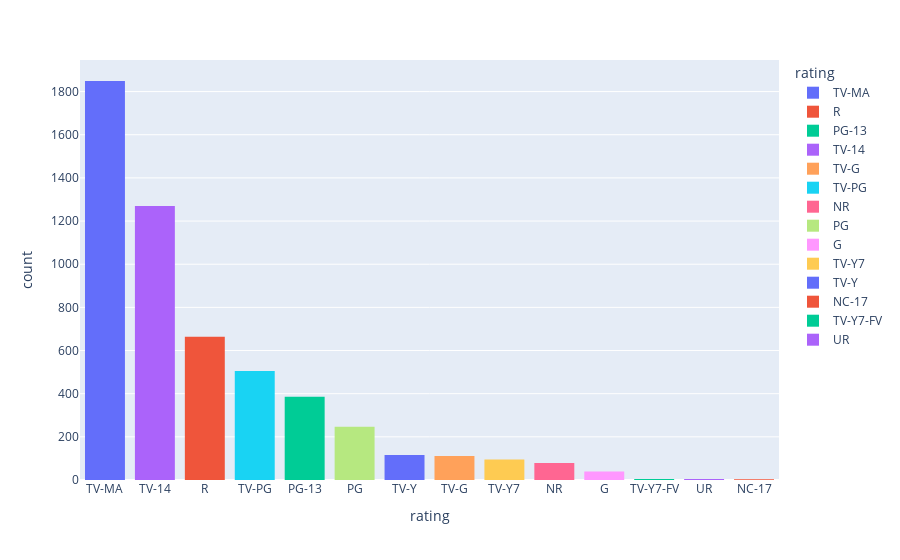

Notebook cell for this chart:
### Code cell
#sort by descending order, top ratings for movies
px.histogram(moviess, x= 'rating', color = 'rating').update_xaxes(categoryorder = 'total descending')

### Figure 1 — Plotly figure (JSON) as saved in the notebook; plotly's stock layout.template omitted (floating-point values rounded to 4 significant figures; data arrays with more than 128 entries replaced by an {"elided": "..."} marker saying what was removed)
{"data": [{"alignmentgroup": "True", "bingroup": "x", "hovertemplate": "rating=%{x}<br>count=%{y}<extra></extra>", "legendgroup": "TV-MA", "marker": {"color": "#636efa", "pattern": {"shape": ""}}, "name": "TV-MA", "offsetgroup": "TV-MA", "orientation": "v", "showlegend": true, "type": "histogram", "x": {"elided": "1849 str values"}, "xaxis": "x", "yaxis": "y"}, {"alignmentgroup": "True", "bingroup": "x", "hovertemplate": "rating=%{x}<br>count=%{y}<extra></extra>", "legendgroup": "R", "marker": {"color": "#EF553B", "pattern": {"shape": ""}}, "name": "R", "offsetgroup": "R", "orientation": "v", "showlegend": true, "type": "histogram", "x": {"elided": "664 str values"}, "xaxis": "x", "yaxis": "y"}, {"alignmentgroup": "True", "bingroup": "x", "hovertemplate": "rating=%{x}<br>count=%{y}<extra></extra>", "legendgroup": "PG-13", "marker": {"color": "#00cc96", "pattern": {"shape": ""}}, "name": "PG-13", "offsetgroup": "PG-13", "orientation": "v", "showlegend": true, "type": "histogram", "x": {"elided": "386 str values"}, "xaxis": "x", "yaxis": "y"}, {"alignmentgroup": "True", "bingroup": "x", "hovertemplate": "rating=%{x}<br>count=%{y}<extra></extra>", "legendgroup": "TV-14", "marker": {"color": "#ab63fa", "pattern": {"shape": ""}}, "name": "TV-14", "offsetgroup": "TV-14", "orientation": "v", "showlegend": true, "type": "histogram", "x": {"elided": "1270 str values"}, "xaxis": "x", "yaxis": "y"}, {"alignmentgroup": "True", "bingroup": "x", "hovertemplate": "rating=%{x}<br>count=%{y}<extra></extra>", "legendgroup": "TV-G", "marker": {"color": "#FFA15A", "pattern": {"shape": ""}}, "name": "TV-G", "offsetgroup": "TV-G", "orientation": "v", "showlegend": true, "type": "histogram", "x": ["TV-G", "TV-G", "TV-G", "TV-G", "TV-G", "TV-G", "TV-G", "TV-G", "TV-G", "TV-G", "TV-G", "TV-G", "TV-G", "TV-G", "TV-G", "TV-G", "TV-G", "TV-G", "TV-G", "TV-G", "TV-G", "TV-G", "TV-G", "TV-G", "TV-G", "TV-G", "TV-G", "TV-G", "TV-G", "TV-G", "TV-G", "TV-G", "TV-G", "TV-G", "TV-G", "TV-G", "TV-G", "TV-G", "TV-G", "TV-G", "TV-G", "TV-G", "TV-G", "TV-G", "TV-G", "TV-G", "TV-G", "TV-G", "TV-G", "TV-G", "TV-G", "TV-G", "TV-G", "TV-G", "TV-G", "TV-G", "TV-G", "TV-G", "TV-G", "TV-G", "TV-G", "TV-G", "TV-G", "TV-G", "TV-G", "TV-G", "TV-G", "TV-G", "TV-G", "TV-G", "TV-G", "TV-G", "TV-G", "TV-G", "TV-G", "TV-G", "TV-G", "TV-G", "TV-G", "TV-G", "TV-G", "TV-G", "TV-G", "TV-G", "TV-G", "TV-G", "TV-G", "TV-G", "TV-G", "TV-G", "TV-G", "TV-G", "TV-G", "TV-G", "TV-G", "TV-G", "TV-G", "TV-G", "TV-G", "TV-G", "TV-G", "TV-G", "TV-G", "TV-G", "TV-G", "TV-G", "TV-G", "TV-G", "TV-G", "TV-G", "TV-G"], "xaxis": "x", "yaxis": "y"}, {"alignmentgroup": "True", "bingroup": "x", "hovertemplate": "rating=%{x}<br>count=%{y}<extra></extra>", "legendgroup": "TV-PG", "marker": {"color": "#19d3f3", "pattern": {"shape": ""}}, "name": "TV-PG", "offsetgroup": "TV-PG", "orientation": "v", "showlegend": true, "type": "histogram", "x": {"elided": "505 str values"}, "xaxis": "x", "yaxis": "y"}, {"alignmentgroup": "True", "bingroup": "x", "hovertemplate": "rating=%{x}<br>count=%{y}<extra></extra>", "legendgroup": "NR", "marker": {"color": "#FF6692", "pattern": {"shape": ""}}, "name": "NR", "offsetgroup": "NR", "orientation": "v", "showlegend": true, "type": "histogram", "x": ["NR", "NR", "NR", "NR", "NR", "NR", "NR", "NR", "NR", "NR", "NR", "NR", "NR", "NR", "NR", "NR", "NR", "NR", "NR", "NR", "NR", "NR", "NR", "NR", "NR", "NR", "NR", "NR", "NR", "NR", "NR", "NR", "NR", "NR", "NR", "NR", "NR", "NR", "NR", "NR", "NR", "NR", "NR", "NR", "NR", "NR", "NR", "NR", "NR", "NR", "NR", "NR", "NR", "NR", "NR", "NR", "NR", "NR", "NR", "NR", "NR", "NR", "NR", "NR", "NR", "NR", "NR", "NR", "NR", "NR", "NR", "NR", "NR", "NR", "NR", "NR", "NR", "NR", "NR"], "xaxis": "x", "yaxis": "y"}, {"alignmentgroup": "True", "bingroup": "x", "hovertemplate": "rating=%{x}<br>count=%{y}<extra></extra>", "legendgroup": "PG", "marker": {"color": "#B6E880", "pattern": {"shape": ""}}, "name": "PG", "offsetgroup": "PG", "orientation": "v", "showlegend": true, "type": "histogram", "x": {"elided": "247 str values"}, "xaxis": "x", "yaxis": "y"}, {"alignmentgroup": "True", "bingroup": "x", "hovertemplate": "rating=%{x}<br>count=%{y}<extra></extra>", "legendgroup": "G", "marker": {"color": "#FF97FF", "pattern": {"shape": ""}}, "name": "G", "offsetgroup": "G", "orientation": "v", "showlegend": true, "type": "histogram", "x": ["G", "G", "G", "G", "G", "G", "G", "G", "G", "G", "G", "G", "G", "G", "G", "G", "G", "G", "G", "G", "G", "G", "G", "G", "G", "G", "G", "G", "G", "G", "G", "G", "G", "G", "G", "G", "G", "G", "G"], "xaxis": "x", "yaxis": "y"}, {"alignmentgroup": "True", "bingroup": "x", "hovertemplate": "rating=%{x}<br>count=%{y}<extra></extra>", "legendgroup": "TV-Y7", "marker": {"color": "#FECB52", "pattern": {"shape": ""}}, "name": "TV-Y7", "offsetgroup": "TV-Y7", "orientation": "v", "showlegend": true, "type": "histogram", "x": ["TV-Y7", "TV-Y7", "TV-Y7", "TV-Y7", "TV-Y7", "TV-Y7", "TV-Y7", "TV-Y7", "TV-Y7", "TV-Y7", "TV-Y7", "TV-Y7", "TV-Y7", "TV-Y7", "TV-Y7", "TV-Y7", "TV-Y7", "TV-Y7", "TV-Y7", "TV-Y7", "TV-Y7", "TV-Y7", "TV-Y7", "TV-Y7", "TV-Y7", "TV-Y7", "TV-Y7", "TV-Y7", "TV-Y7", "TV-Y7", "TV-Y7", "TV-Y7", "TV-Y7", "TV-Y7", "TV-Y7", "TV-Y7", "TV-Y7", "TV-Y7", "TV-Y7", "TV-Y7", "TV-Y7", "TV-Y7", "TV-Y7", "TV-Y7", "TV-Y7", "TV-Y7", "TV-Y7", "TV-Y7", "TV-Y7", "TV-Y7", "TV-Y7", "TV-Y7", "TV-Y7", "TV-Y7", "TV-Y7", "TV-Y7", "TV-Y7", "TV-Y7", "TV-Y7", "TV-Y7", "TV-Y7", "TV-Y7", "TV-Y7", "TV-Y7", "TV-Y7", "TV-Y7", "TV-Y7", "TV-Y7", "TV-Y7", "TV-Y7", "TV-Y7", "TV-Y7", "TV-Y7", "TV-Y7", "TV-Y7", "TV-Y7", "TV-Y7", "TV-Y7", "TV-Y7", "TV-Y7", "TV-Y7", "TV-Y7", "TV-Y7", "TV-Y7", "TV-Y7", "TV-Y7", "TV-Y7", "TV-Y7", "TV-Y7", "TV-Y7", "TV-Y7", "TV-Y7", "TV-Y7", "TV-Y7", "TV-Y7"], "xaxis": "x", "yaxis": "y"}, {"alignmentgroup": "True", "bingroup": "x", "hovertemplate": "rating=%{x}<br>count=%{y}<extra></extra>", "legendgroup": "TV-Y", "marker": {"color": "#636efa", "pattern": {"shape": ""}}, "name": "TV-Y", "offsetgroup": "TV-Y", "orientation": "v", "showlegend": true, "type": "histogram", "x": ["TV-Y", "TV-Y", "TV-Y", "TV-Y", "TV-Y", "TV-Y", "TV-Y", "TV-Y", "TV-Y", "TV-Y", "TV-Y", "TV-Y", "TV-Y", "TV-Y", "TV-Y", "TV-Y", "TV-Y", "TV-Y", "TV-Y", "TV-Y", "TV-Y", "TV-Y", "TV-Y", "TV-Y", "TV-Y", "TV-Y", "TV-Y", "TV-Y", "TV-Y", "TV-Y", "TV-Y", "TV-Y", "TV-Y", "TV-Y", "TV-Y", "TV-Y", "TV-Y", "TV-Y", "TV-Y", "TV-Y", "TV-Y", "TV-Y", "TV-Y", "TV-Y", "TV-Y", "TV-Y", "TV-Y", "TV-Y", "TV-Y", "TV-Y", "TV-Y", "TV-Y", "TV-Y", "TV-Y", "TV-Y", "TV-Y", "TV-Y", "TV-Y", "TV-Y", "TV-Y", "TV-Y", "TV-Y", "TV-Y", "TV-Y", "TV-Y", "TV-Y", "TV-Y", "TV-Y", "TV-Y", "TV-Y", "TV-Y", "TV-Y", "TV-Y", "TV-Y", "TV-Y", "TV-Y", "TV-Y", "TV-Y", "TV-Y", "TV-Y", "TV-Y", "TV-Y", "TV-Y", "TV-Y", "TV-Y", "TV-Y", "TV-Y", "TV-Y", "TV-Y", "TV-Y", "TV-Y", "TV-Y", "TV-Y", "TV-Y", "TV-Y", "TV-Y", "TV-Y", "TV-Y", "TV-Y", "TV-Y", "TV-Y", "TV-Y", "TV-Y", "TV-Y", "TV-Y", "TV-Y", "TV-Y", "TV-Y", "TV-Y", "TV-Y", "TV-Y", "TV-Y", "TV-Y", "TV-Y", "TV-Y", "TV-Y"], "xaxis": "x", "yaxis": "y"}, {"alignmentgroup": "True", "bingroup": "x", "hovertemplate": "rating=%{x}<br>count=%{y}<extra></extra>", "legendgroup": "NC-17", "marker": {"color": "#EF553B", "pattern": {"shape": ""}}, "name": "NC-17", "offsetgroup": "NC-17", "orientation": "v", "showlegend": true, "type": "histogram", "x": ["NC-17", "NC-17", "NC-17"], "xaxis": "x", "yaxis": "y"}, {"alignmentgroup": "True", "bingroup": "x", "hovertemplate": "rating=%{x}<br>count=%{y}<extra></extra>", "legendgroup": "TV-Y7-FV", "marker": {"color": "#00cc96", "pattern": {"shape": ""}}, "name": "TV-Y7-FV", "offsetgroup": "TV-Y7-FV", "orientation": "v", "showlegend": true, "type": "histogram", "x": ["TV-Y7-FV", "TV-Y7-FV", "TV-Y7-FV", "TV-Y7-FV", "TV-Y7-FV"], "xaxis": "x", "yaxis": "y"}, {"alignmentgroup": "True", "bingroup": "x", "hovertemplate": "rating=%{x}<br>count=%{y}<extra></extra>", "legendgroup": "UR", "marker": {"color": "#ab63fa", "pattern": {"shape": ""}}, "name": "UR", "offsetgroup": "UR", "orientation": "v", "showlegend": true, "type": "histogram", "x": ["UR", "UR", "UR", "UR", "UR"], "xaxis": "x", "yaxis": "y"}], "layout": {"barmode": "relative", "legend": {"title": {"text": "rating"}, "tracegroupgap": 0}, "margin": {"t": 60}, "xaxis": {"anchor": "y", "categoryarray": ["TV-MA", "R", "PG-13", "TV-14", "TV-G", "TV-PG", "NR", "PG", "G", "TV-Y7", "TV-Y", "NC-17", "TV-Y7-FV", "UR"], "categoryorder": "total descending", "domain": [0, 1], "title": {"text": "rating"}}, "yaxis": {"anchor": "x", "domain": [0, 1], "title": {"text": "count"}}}}
